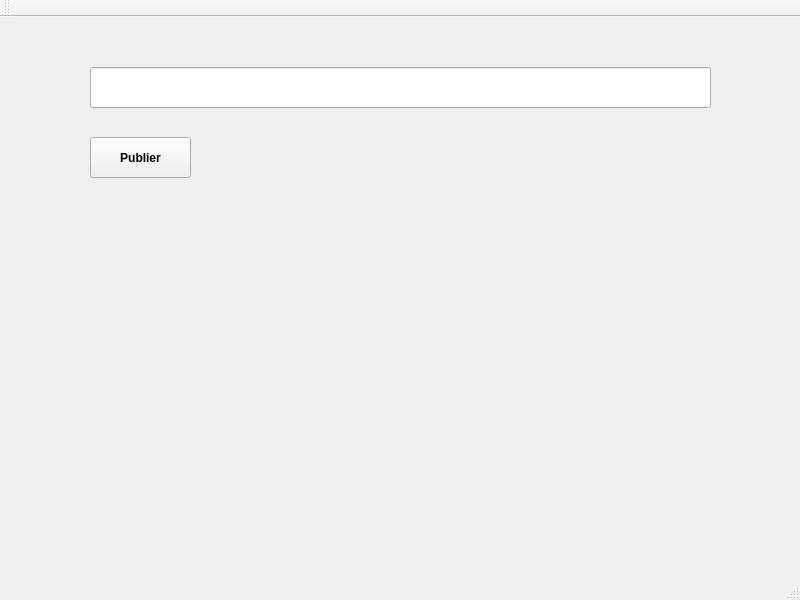
<?xml version="1.0" encoding="UTF-8"?>
<ui version="4.0">
 <class>MainWindow</class>
 <widget class="QMainWindow" name="MainWindow">
  <property name="geometry">
   <rect>
    <x>0</x>
    <y>0</y>
    <width>800</width>
    <height>600</height>
   </rect>
  </property>
  <property name="windowTitle">
   <string>MainWindow</string>
  </property>
  <widget class="QWidget" name="centralwidget">
   <widget class="QLineEdit" name="enter_message">
    <property name="geometry">
     <rect>
      <x>90</x>
      <y>50</y>
      <width>621</width>
      <height>41</height>
     </rect>
    </property>
    <property name="text">
     <string/>
    </property>
   </widget>
   <widget class="QPushButton" name="pb_published">
    <property name="geometry">
     <rect>
      <x>90</x>
      <y>120</y>
      <width>101</width>
      <height>41</height>
     </rect>
    </property>
    <property name="font">
     <font>
      <weight>75</weight>
      <bold>true</bold>
     </font>
    </property>
    <property name="text">
     <string>Publier</string>
    </property>
   </widget>
   <widget class="QLabel" name="received_message">
    <property name="geometry">
     <rect>
      <x>90</x>
      <y>220</y>
      <width>621</width>
      <height>271</height>
     </rect>
    </property>
    <property name="text">
     <string/>
    </property>
   </widget>
  </widget>
  <widget class="QMenuBar" name="menubar">
   <property name="geometry">
    <rect>
     <x>0</x>
     <y>0</y>
     <width>800</width>
     <height>26</height>
    </rect>
   </property>
  </widget>
  <widget class="QStatusBar" name="statusbar"/>
  <widget class="QToolBar" name="toolBar">
   <property name="windowTitle">
    <string>toolBar</string>
   </property>
   <attribute name="toolBarArea">
    <enum>TopToolBarArea</enum>
   </attribute>
   <attribute name="toolBarBreak">
    <bool>false</bool>
   </attribute>
  </widget>
 </widget>
 <resources/>
 <connections/>
</ui>
